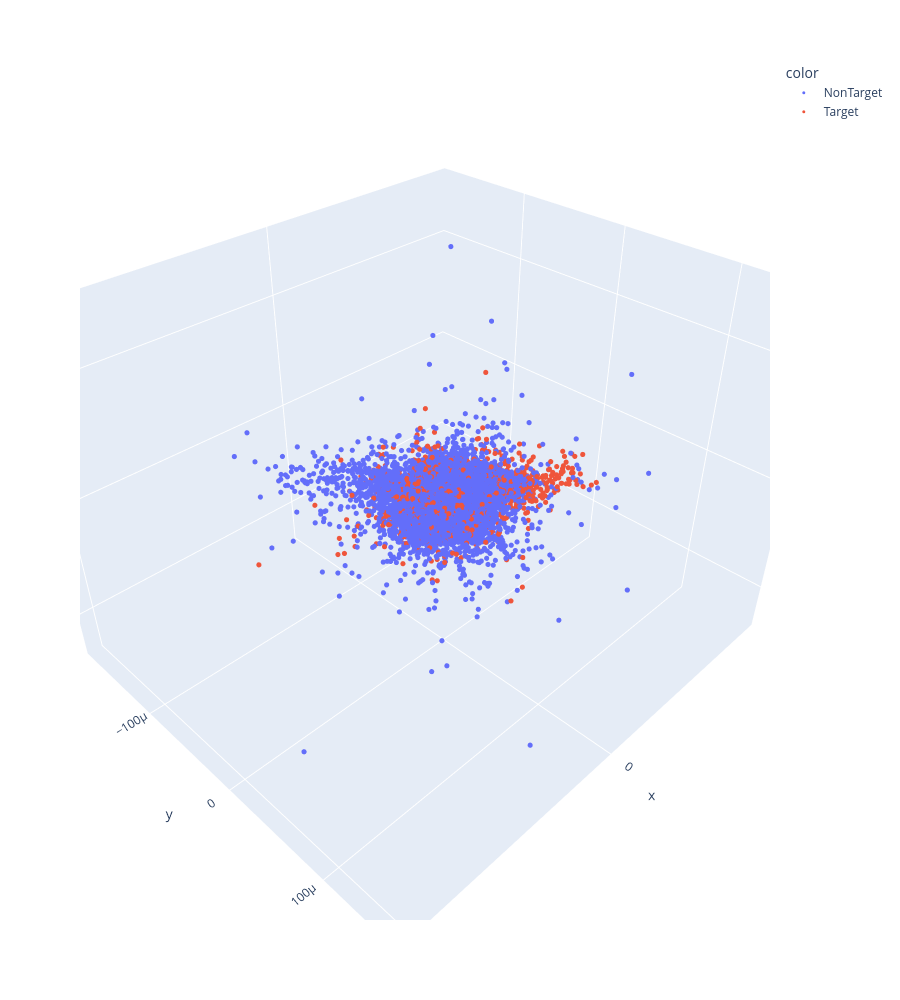

This figure's notebook cell:
### Code cell
from sklearn.decomposition import PCA
x_sel = xt[:,p<0.01]
x_viz = PCA(n_components=3).fit_transform(x_sel)
fig = px.scatter_3d(x=x_viz[:,0], y=x_viz[:,1], z=x_viz[:,2], color=y, height=1000)
fig.update_traces(marker=dict(size=3))

### Figure 1 — Plotly figure (JSON) as saved in the notebook; plotly's stock layout.template omitted (floating-point values rounded to 4 significant figures; data arrays with more than 128 entries replaced by an {"elided": "..."} marker saying what was removed)
{"data": [{"hovertemplate": "color=NonTarget<br>x=%{x}<br>y=%{y}<br>z=%{z}<extra></extra>", "legendgroup": "NonTarget", "marker": {"color": "#636efa", "size": 3, "symbol": "circle"}, "mode": "markers", "name": "NonTarget", "scene": "scene", "showlegend": true, "type": "scatter3d", "x": {"elided": "28000 float values"}, "y": {"elided": "28000 float values"}, "z": {"elided": "28000 float values"}}, {"hovertemplate": "color=Target<br>x=%{x}<br>y=%{y}<br>z=%{z}<extra></extra>", "legendgroup": "Target", "marker": {"color": "#EF553B", "size": 3, "symbol": "circle"}, "mode": "markers", "name": "Target", "scene": "scene", "showlegend": true, "type": "scatter3d", "x": {"elided": "5600 float values"}, "y": {"elided": "5600 float values"}, "z": {"elided": "5600 float values"}}], "layout": {"height": 1000, "legend": {"title": {"text": "color"}, "tracegroupgap": 0}, "margin": {"t": 60}, "scene": {"domain": {"x": [0, 1], "y": [0, 1]}, "xaxis": {"title": {"text": "x"}}, "yaxis": {"title": {"text": "y"}}, "zaxis": {"title": {"text": "z"}}}}}
